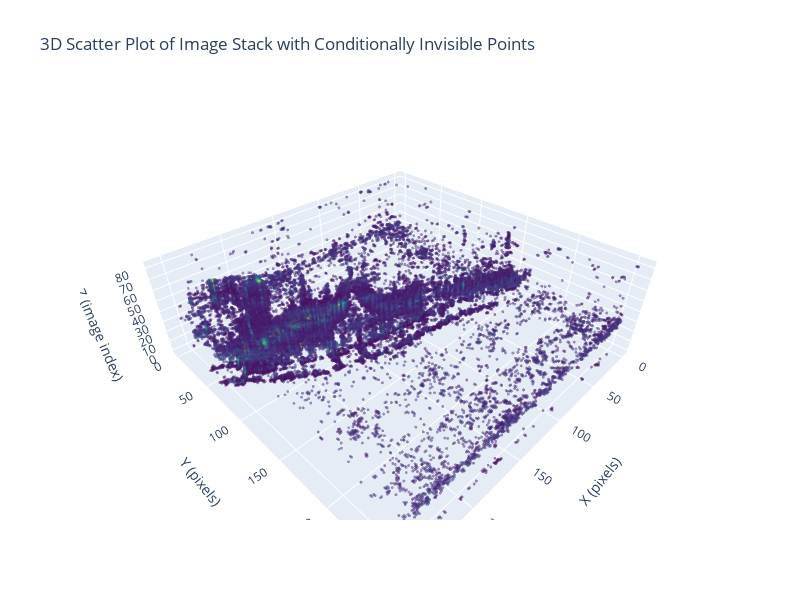

Source (notebook cell):
### Code cell
# Prepare data for plotting
image_stack = np.transpose(image_stack[0], (1, 2, 0))
x, y, z = image_stack.shape

Y, X, Z = np.meshgrid(np.arange(y), np.arange(x), np.arange(z))

colors = image_stack.ravel()  # Flatten the color intensity values

# Separate visible and invisible points
visible_mask = colors != 0

# Create a 3D scatter plot
fig = go.Figure()

# Visible points
fig.add_trace(go.Scatter3d(
    x=X.ravel()[visible_mask],
    y=Y.ravel()[visible_mask],
    z=Z.ravel()[visible_mask],
    mode='markers',
    marker=dict(
        size=1,
        color=colors[visible_mask],  # Color based on intensity
        colorscale='Viridis',
        opacity=0.5
    )
))

# Update layout for better viewing
fig.update_layout(
    title='3D Scatter Plot of Image Stack with Conditionally Invisible Points',
    scene=dict(
        xaxis_title='X (pixels)',
        yaxis_title='Y (pixels)',
        zaxis_title='Z (image index)'
    ),
    autosize=False,
    width=800,
    height=600
)

# Show the figure
fig.show()

### Figure 1 — Plotly figure (JSON) as saved in the notebook; plotly's stock layout.template omitted (floating-point values rounded to 4 significant figures; data arrays with more than 128 entries replaced by an {"elided": "..."} marker saying what was removed)
{"data": [{"marker": {"color": {"elided": "41829 float values"}, "colorscale": [[0, "#440154"], [0.1111, "#482878"], [0.2222, "#3e4989"], [0.3333, "#31688e"], [0.4444, "#26828e"], [0.5556, "#1f9e89"], [0.6667, "#35b779"], [0.7778, "#6ece58"], [0.8889, "#b5de2b"], [1, "#fde725"]], "opacity": 0.5, "size": 1}, "mode": "markers", "type": "scatter3d", "x": {"elided": "41829 int values"}, "y": {"elided": "41829 int values"}, "z": {"elided": "41829 int values"}}], "layout": {"autosize": false, "height": 600, "scene": {"xaxis": {"title": {"text": "X (pixels)"}}, "yaxis": {"title": {"text": "Y (pixels)"}}, "zaxis": {"title": {"text": "Z (image index)"}}}, "title": {"text": "3D Scatter Plot of Image Stack with Conditionally Invisible Points"}, "width": 800}}
